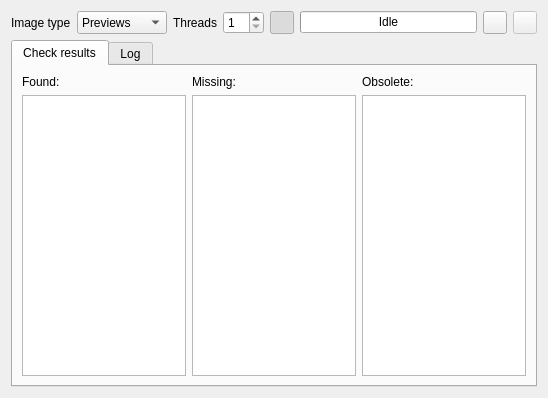
<?xml version="1.0" encoding="UTF-8"?>
<ui version="4.0">
 <class>ImageChecker</class>
 <widget class="QDialog" name="ImageChecker">
  <property name="geometry">
   <rect>
    <x>0</x>
    <y>0</y>
    <width>548</width>
    <height>398</height>
   </rect>
  </property>
  <property name="windowTitle">
   <string>Check images</string>
  </property>
  <layout class="QGridLayout" name="gridLayout">
   <item row="0" column="0">
    <layout class="QHBoxLayout" name="horizontalLayout">
     <item>
      <widget class="QLabel" name="labelImageType">
       <property name="text">
        <string>Image type</string>
       </property>
      </widget>
     </item>
     <item>
      <widget class="QComboBox" name="comboBoxImageType">
       <property name="sizePolicy">
        <sizepolicy hsizetype="Preferred" vsizetype="Minimum">
         <horstretch>0</horstretch>
         <verstretch>0</verstretch>
        </sizepolicy>
       </property>
       <property name="toolTip">
        <string>Select image type to be checked</string>
       </property>
       <item>
        <property name="text">
         <string>Previews</string>
        </property>
        <property name="icon">
         <iconset resource="qmc2.qrc">
          <normaloff>:/data/img/camera.png</normaloff>:/data/img/camera.png</iconset>
        </property>
       </item>
       <item>
        <property name="text">
         <string>Flyers</string>
        </property>
        <property name="icon">
         <iconset resource="qmc2.qrc">
          <normaloff>:/data/img/thumbnail.png</normaloff>:/data/img/thumbnail.png</iconset>
        </property>
       </item>
       <item>
        <property name="text">
         <string>Cabinets</string>
        </property>
        <property name="icon">
         <iconset resource="qmc2.qrc">
          <normaloff>:/data/img/arcadecabinet.png</normaloff>:/data/img/arcadecabinet.png</iconset>
        </property>
       </item>
       <item>
        <property name="text">
         <string>Controllers</string>
        </property>
        <property name="icon">
         <iconset resource="qmc2.qrc">
          <normaloff>:/data/img/joystick.png</normaloff>:/data/img/joystick.png</iconset>
        </property>
       </item>
       <item>
        <property name="text">
         <string>Marquees</string>
        </property>
        <property name="icon">
         <iconset resource="qmc2.qrc">
          <normaloff>:/data/img/marquee.png</normaloff>:/data/img/marquee.png</iconset>
        </property>
       </item>
       <item>
        <property name="text">
         <string>Titles</string>
        </property>
        <property name="icon">
         <iconset resource="qmc2.qrc">
          <normaloff>:/data/img/arcademode.png</normaloff>:/data/img/arcademode.png</iconset>
        </property>
       </item>
       <item>
        <property name="text">
         <string>PCBs</string>
        </property>
        <property name="icon">
         <iconset resource="qmc2.qrc">
          <normaloff>:/data/img/circuit.png</normaloff>:/data/img/circuit.png</iconset>
        </property>
       </item>
       <item>
        <property name="text">
         <string>Icons</string>
        </property>
        <property name="icon">
         <iconset resource="qmc2.qrc">
          <normaloff>:/data/img/icon.png</normaloff>:/data/img/icon.png</iconset>
        </property>
       </item>
      </widget>
     </item>
     <item>
      <widget class="QLabel" name="labelThreads">
       <property name="text">
        <string>Threads</string>
       </property>
      </widget>
     </item>
     <item>
      <widget class="QSpinBox" name="spinBoxThreads">
       <property name="sizePolicy">
        <sizepolicy hsizetype="Minimum" vsizetype="Minimum">
         <horstretch>0</horstretch>
         <verstretch>0</verstretch>
        </sizepolicy>
       </property>
       <property name="toolTip">
        <string>Number of parallel threads used when checking images</string>
       </property>
       <property name="minimum">
        <number>1</number>
       </property>
      </widget>
     </item>
     <item>
      <widget class="QToolButton" name="toolButtonSelectSets">
       <property name="sizePolicy">
        <sizepolicy hsizetype="Fixed" vsizetype="Minimum">
         <horstretch>0</horstretch>
         <verstretch>0</verstretch>
        </sizepolicy>
       </property>
       <property name="toolTip">
        <string>Select sets in master list when selected in the found- or missing-lists below</string>
       </property>
       <property name="icon">
        <iconset resource="qmc2.qrc">
         <normaloff>:/data/img/ok.png</normaloff>:/data/img/ok.png</iconset>
       </property>
       <property name="checkable">
        <bool>true</bool>
       </property>
       <property name="checked">
        <bool>true</bool>
       </property>
      </widget>
     </item>
     <item>
      <widget class="QProgressBar" name="progressBar">
       <property name="toolTip">
        <string>Current status / progress</string>
       </property>
       <property name="value">
        <number>0</number>
       </property>
       <property name="format">
        <string>Idle</string>
       </property>
      </widget>
     </item>
     <item>
      <widget class="QToolButton" name="toolButtonStartStop">
       <property name="sizePolicy">
        <sizepolicy hsizetype="Fixed" vsizetype="Minimum">
         <horstretch>0</horstretch>
         <verstretch>0</verstretch>
        </sizepolicy>
       </property>
       <property name="toolTip">
        <string>Start / stop checking images</string>
       </property>
       <property name="icon">
        <iconset resource="qmc2.qrc">
         <normaloff>:/data/img/refresh.png</normaloff>:/data/img/refresh.png</iconset>
       </property>
      </widget>
     </item>
     <item>
      <widget class="QToolButton" name="toolButtonRemoveObsolete">
       <property name="enabled">
        <bool>false</bool>
       </property>
       <property name="sizePolicy">
        <sizepolicy hsizetype="Fixed" vsizetype="Minimum">
         <horstretch>0</horstretch>
         <verstretch>0</verstretch>
        </sizepolicy>
       </property>
       <property name="toolTip">
        <string>Remove obsolete image files</string>
       </property>
       <property name="icon">
        <iconset resource="qmc2.qrc">
         <normaloff>:/data/img/broom.png</normaloff>:/data/img/broom.png</iconset>
       </property>
      </widget>
     </item>
    </layout>
   </item>
   <item row="1" column="0">
    <widget class="QTabWidget" name="tabWidget">
     <property name="currentIndex">
      <number>0</number>
     </property>
     <widget class="QWidget" name="tabCheckResults">
      <attribute name="title">
       <string>Check results</string>
      </attribute>
      <layout class="QGridLayout" name="gridLayoutCheckResults">
       <item row="0" column="0">
        <widget class="QLabel" name="labelFound">
         <property name="text">
          <string>Found:</string>
         </property>
        </widget>
       </item>
       <item row="0" column="1">
        <widget class="QLabel" name="labelMissing">
         <property name="text">
          <string>Missing:</string>
         </property>
        </widget>
       </item>
       <item row="0" column="2">
        <widget class="QLabel" name="labelObsolete">
         <property name="text">
          <string>Obsolete:</string>
         </property>
        </widget>
       </item>
       <item row="1" column="0">
        <widget class="QListWidget" name="listWidgetFound">
         <property name="toolTip">
          <string>Sets for which at least one valid image was found</string>
         </property>
         <property name="sortingEnabled">
          <bool>true</bool>
         </property>
        </widget>
       </item>
       <item row="1" column="1">
        <widget class="QListWidget" name="listWidgetMissing">
         <property name="toolTip">
          <string>Sets for which no valid images could be found</string>
         </property>
         <property name="sortingEnabled">
          <bool>true</bool>
         </property>
        </widget>
       </item>
       <item row="1" column="2">
        <widget class="QListWidget" name="listWidgetObsolete">
         <property name="toolTip">
          <string>Files which couldn't be matched to any set (and are thus obsolete)</string>
         </property>
         <property name="sortingEnabled">
          <bool>true</bool>
         </property>
        </widget>
       </item>
      </layout>
     </widget>
     <widget class="QWidget" name="tabLog">
      <attribute name="title">
       <string>Log</string>
      </attribute>
      <layout class="QGridLayout" name="gridLayoutLog">
       <item row="0" column="0">
        <widget class="QPlainTextEdit" name="plainTextEditLog">
         <property name="lineWrapMode">
          <enum>QPlainTextEdit::NoWrap</enum>
         </property>
         <property name="readOnly">
          <bool>true</bool>
         </property>
        </widget>
       </item>
      </layout>
     </widget>
    </widget>
   </item>
  </layout>
 </widget>
 <tabstops>
  <tabstop>comboBoxImageType</tabstop>
  <tabstop>spinBoxThreads</tabstop>
  <tabstop>toolButtonStartStop</tabstop>
  <tabstop>toolButtonRemoveObsolete</tabstop>
  <tabstop>tabWidget</tabstop>
  <tabstop>listWidgetFound</tabstop>
  <tabstop>listWidgetMissing</tabstop>
  <tabstop>listWidgetObsolete</tabstop>
  <tabstop>plainTextEditLog</tabstop>
 </tabstops>
 <resources>
  <include location="qmc2.qrc"/>
 </resources>
 <connections/>
</ui>
